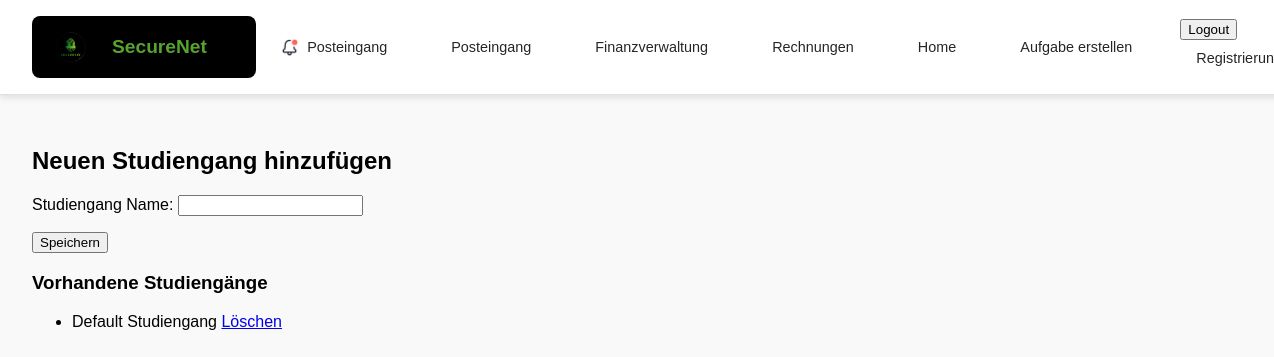
The page /users/studiengang_hinzufuegen/ (signed in) on the database as committed earlier.
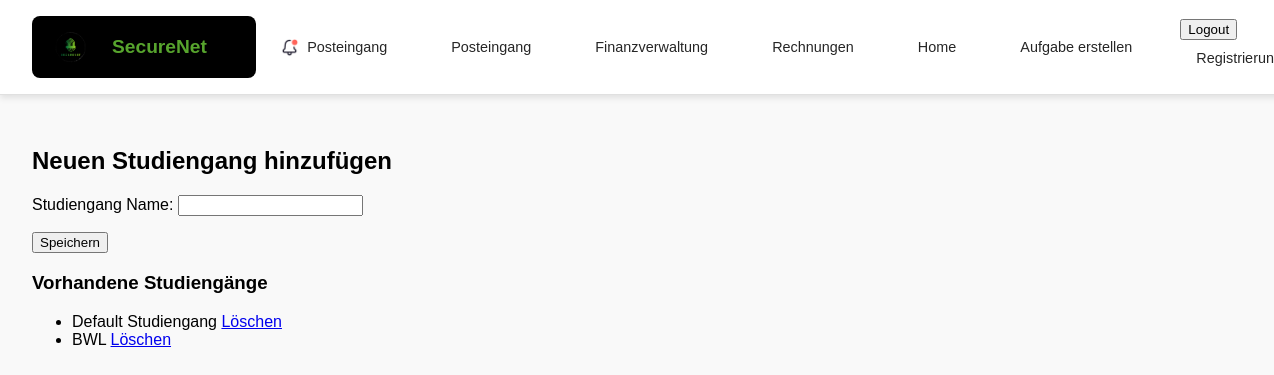
The same page on the database as committed later.
### users/models.py (models this page shows, shortened)
class Studiengang(models.Model):
    name = models.CharField(max_length=100, unique=True)

### posts/views.py (the view)
    def _wrapped_view_func(request, *args, **kwargs):
        if request.user.is_authenticated and request.user.role == 'teacher':
            return view_func(request, *args, **kwargs)
        else:
            return HttpResponse(f'Fehlende Berechtigung <br><a href="{reverse("index")}">Zurück zur Startseite</a>')

### users/forms.py
class StudiengangForm(forms.ModelForm):
    class Meta:
        model = Studiengang
        fields = ['name']
        labels = {'name': 'Studiengang Name'}

### posts/views.py (called while the page is built)
def lehrkraft_required(view_func):
    def _wrapped_view_func(request, *args, **kwargs):
        if request.user.is_authenticated and request.user.role == 'teacher':
            return view_func(request, *args, **kwargs)
        else:
            return HttpResponse(f'Fehlende Berechtigung <br><a href="{reverse("index")}">Zurück zur Startseite</a>')
    return _wrapped_view_func

### users/views.py (called while the page is built)
@lehrkraft_required
def add_studiengang_view(request):
    if request.method == 'POST':
        form = StudiengangForm(request.POST)
        if form.is_valid():
            form.save()
            return redirect('users:add_studiengang')
    else:
        form = StudiengangForm()
    studiengaenge = Studiengang.objects.all()
    return render(request, 'users/add_studiengang.html', {
        'form': form,
        'studiengaenge': studiengaenge
    })

### users/templates/users/add_studiengang.html (shortened to what this page needs)
{% extends 'master_layout.html' %}
{% load static %}
{% block content %}
    <h2>Neuen Studiengang hinzufügen</h2>
    <form method="post">
        {{ form.as_p }}
        <button type="submit">Speichern</button>
    </form>
    <h3>Vorhandene Studiengänge</h3>
    <ul>
        {% for studiengang in studiengaenge %}
            <li>
                {{ studiengang.name }}
                <a href="{% url 'users:delete_studiengang' studiengang.id %}">Löschen</a>
            </li>
        {% endfor %}
    </ul>
{% endblock %}

Rows that differ between the two databases and show on the page:
added Studiengang: name "BWL"
